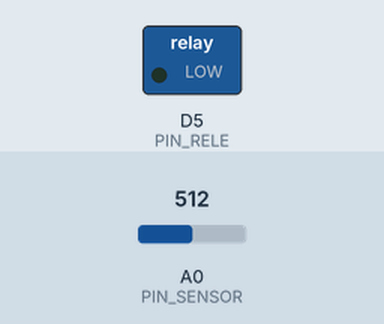
Recording of a sketch running on a simulated ESP8266 (Wemos D1 mini). Parts: switched loads named in the sketch (green lamp = pin HIGH). The test bench sets the inputs (shaded band); at power-on: A0 (PIN_SENSOR) = 512. WiFi joins after 1.5 s; servers stay silent unless stated; what the sketch prints to the serial monitor is not drawn.

Above: at 2.7 s.
2.8 s: A0 (PIN_SENSOR) set to 568
5.5 s: A0 (PIN_SENSOR) set to 591
At 6.7 s:
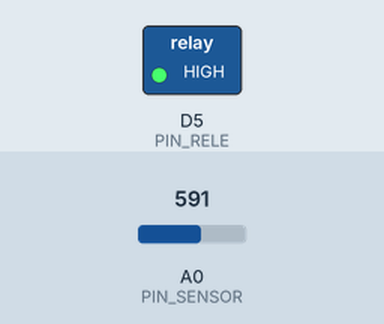
8.2 s: A0 (PIN_SENSOR) set to 511
At 10.7 s:
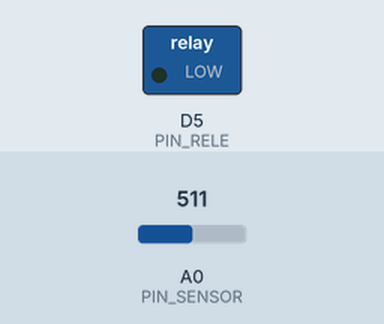
11.0 s: A0 (PIN_SENSOR) set to 716
At 12.5 s:
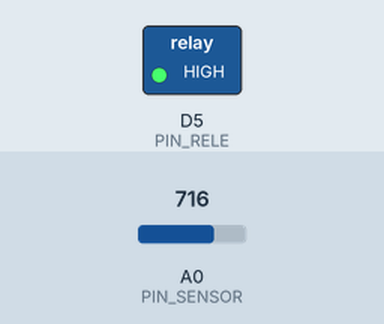
Timing chart, 0 to 14.0 s (numbered marks = the images above; inputs shaded):
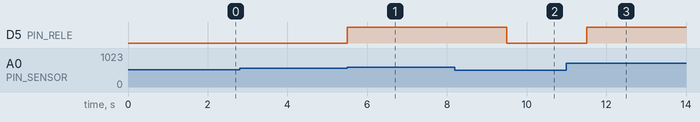

Measured:
- the behaviour switches between 583 and 584 on A0 (PIN_SENSOR) (found by bisection; images 0 and 1)
- after the input at 2.8 s, every drawn part: stays the same
- after the input at 5.5 s, D5 (PIN_RELE): LOW → HIGH at once
- after the input at 8.2 s, D5 (PIN_RELE): HIGH → LOW after 1.3 s
- after the input at 11.0 s, D5 (PIN_RELE): LOW → HIGH after 0.51 s

The sketch:

sketch_oct21a.ino
```cpp
#include <ESP8266WiFi.h>
#include <ESP8266WebServer.h>
#include "ArduinoJson.h"
#include <math.h>

ESP8266WebServer server(80);

#define PIN_SENSOR A0
#define PIN_RELE D5

const int DELAY = 2000; //2s
const char *rede = "***omitido por seguranca***"; //ssid da rede
const char *senha = "***omitido por seguranca***"; //senha da rede

int valor;
int valor_porcento;

void setup() {
  Serial.begin(115200);
  pinMode(PIN_SENSOR, INPUT);
  pinMode(PIN_RELE, OUTPUT);
  digitalWrite(PIN_RELE, LOW);

  conectarWifi();
  rotas();

  server.begin();
}

void loop() {
  server.handleClient();
  valor = analogRead(PIN_SENSOR);
  valor_porcento = paraPorcento(valor);
  imprimeDado();

  if(valor_porcento >= 70){
    //liga
    digitalWrite(PIN_RELE, LOW);
  }else{
    //desliga
    digitalWrite(PIN_RELE, HIGH);
  }
  delay(DELAY);
}

void rotas(){
  server.on("/esp8266/dados", HTTP_GET, [](){
    enviarDados();
  });
}


void conectarWifi(){
  Serial.print("Rede selecionada: ");
  Serial.println(rede);

  WiFi.begin(rede, senha);

  Serial.print("Conectando");
  while(WiFi.status() != WL_CONNECTED){
    Serial.print(".");
    delay(500);
  }

  Serial.println();
  Serial.print("Conectado com sucesso! Endereco IP ESP8266 -> ");
  Serial.print(WiFi.localIP());
  Serial.println();
}

void enviarDados(){
  StaticJsonDocument<200> doc;
  doc["dados"]["valor_bruto"] = valor;
  doc["dados"]["valor_pct"] = paraPorcento(valor); //valor entre 0 e 1

  // Serialize o objeto JSON para uma string
  String jsonData;
  serializeJson(doc, jsonData);

  server.sendHeader("Access-Control-Allow-Origin", "*");
  server.send(200, "application/json", jsonData);
}

void imprimeDado(){
  Serial.print("Valores: ");
  Serial.print(valor);
  Serial.print(", ");
  Serial.print(valor_porcento);
  Serial.print("%");
  Serial.println();
}

int paraPorcento(int value){
  const int VALOR_MAXIMO = 1025; //Valor com solo seco
  const int VALOR_MINIMO = 390; //Valor com solo umido

  return map(value, VALOR_MINIMO, VALOR_MAXIMO, 100, 0);
}
```
